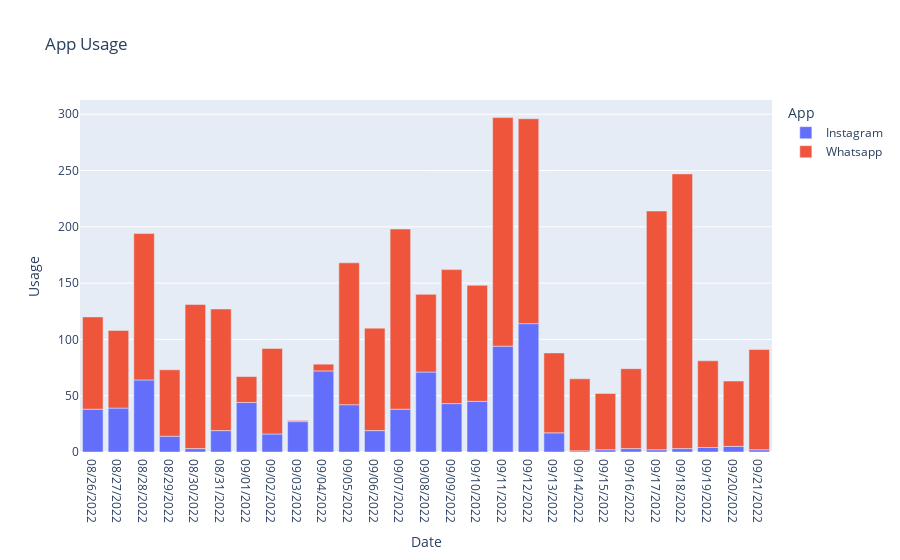

Here is the notebook cell this chart was saved with:
### Markdown cell above
## 4. Data Visualization
### 4.1 App Usage Analysis (Bar Chart)

### Code cell
# analyzing the usage column by using a bar chart
fig = px.bar(df, x= "Date", y="Usage", color="App", title="App Usage")
fig.show()

### Figure 1 — Plotly figure (JSON) as saved in the notebook; plotly's stock layout.template omitted (floating-point values rounded to 4 significant figures)
{"data": [{"alignmentgroup": "True", "hovertemplate": "App=Instagram<br>Date=%{x}<br>Usage=%{y}<extra></extra>", "legendgroup": "Instagram", "marker": {"color": "#636efa", "pattern": {"shape": ""}}, "name": "Instagram", "offsetgroup": "Instagram", "orientation": "v", "showlegend": true, "textposition": "auto", "type": "bar", "x": ["08/26/2022", "08/27/2022", "08/28/2022", "08/29/2022", "08/30/2022", "08/31/2022", "09/01/2022", "09/02/2022", "09/03/2022", "09/04/2022", "09/05/2022", "09/06/2022", "09/07/2022", "09/08/2022", "09/09/2022", "09/10/2022", "09/11/2022", "09/12/2022", "09/13/2022", "09/14/2022", "09/15/2022", "09/16/2022", "09/17/2022", "09/18/2022", "09/19/2022", "09/20/2022", "09/21/2022"], "xaxis": "x", "y": [38, 39, 64, 14, 3, 19, 44, 16, 27, 72, 42, 19, 38, 71, 43, 45, 94, 114, 17, 1, 2, 3, 2, 3, 4, 5, 2], "yaxis": "y"}, {"alignmentgroup": "True", "hovertemplate": "App=Whatsapp<br>Date=%{x}<br>Usage=%{y}<extra></extra>", "legendgroup": "Whatsapp", "marker": {"color": "#EF553B", "pattern": {"shape": ""}}, "name": "Whatsapp", "offsetgroup": "Whatsapp", "orientation": "v", "showlegend": true, "textposition": "auto", "type": "bar", "x": ["08/26/2022", "08/27/2022", "08/28/2022", "08/29/2022", "08/30/2022", "08/31/2022", "09/01/2022", "09/02/2022", "09/03/2022", "09/04/2022", "09/05/2022", "09/06/2022", "09/07/2022", "09/08/2022", "09/09/2022", "09/10/2022", "09/11/2022", "09/12/2022", "09/13/2022", "09/14/2022", "09/15/2022", "09/16/2022", "09/17/2022", "09/18/2022", "09/19/2022", "09/20/2022", "09/21/2022"], "xaxis": "x", "y": [82, 69, 130, 59, 128, 108, 23, 76, 1, 6, 126, 91, 160, 69, 119, 103, 203, 182, 71, 64, 50, 71, 212, 244, 77, 58, 89], "yaxis": "y"}], "layout": {"barmode": "relative", "legend": {"title": {"text": "App"}, "tracegroupgap": 0}, "title": {"text": "App Usage"}, "xaxis": {"anchor": "y", "domain": [0, 1], "title": {"text": "Date"}}, "yaxis": {"anchor": "x", "domain": [0, 1], "title": {"text": "Usage"}}}}
